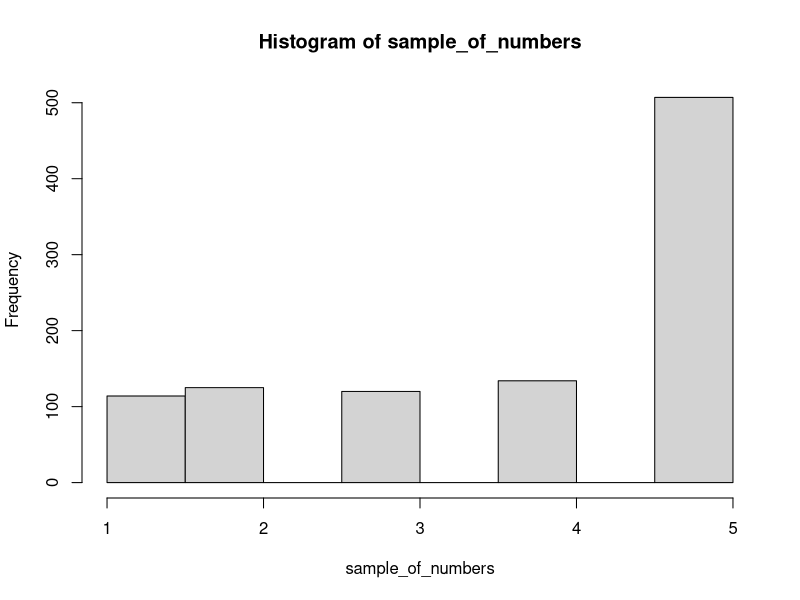
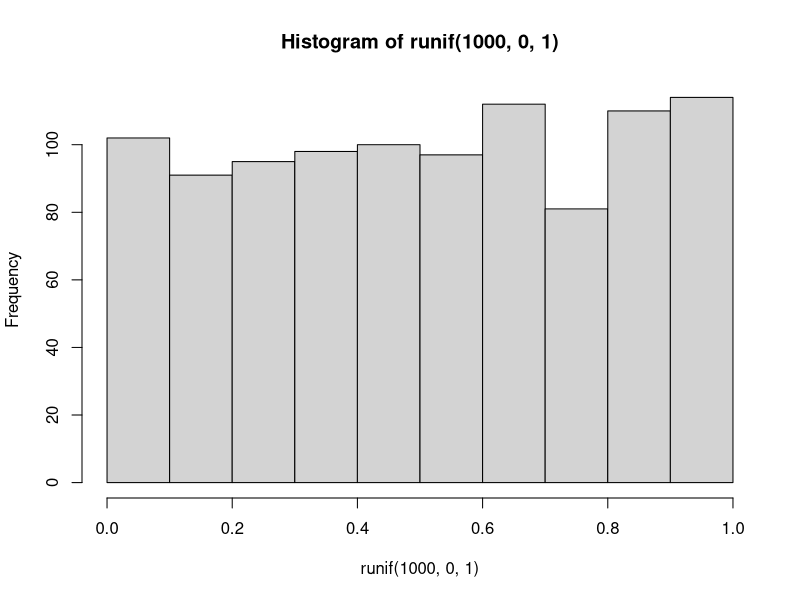
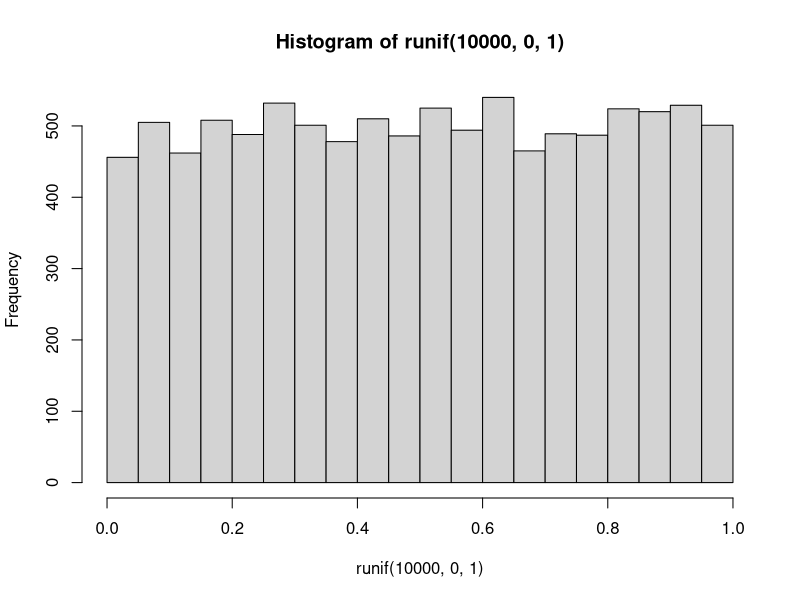
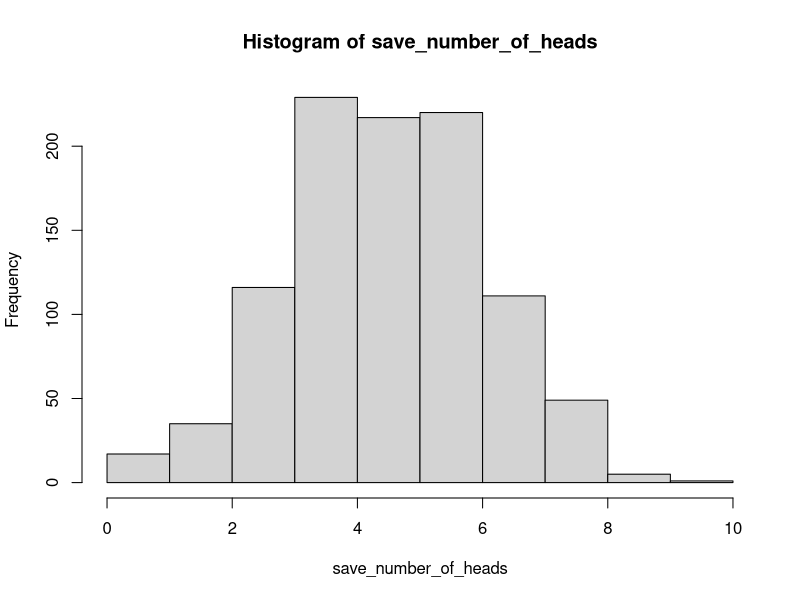
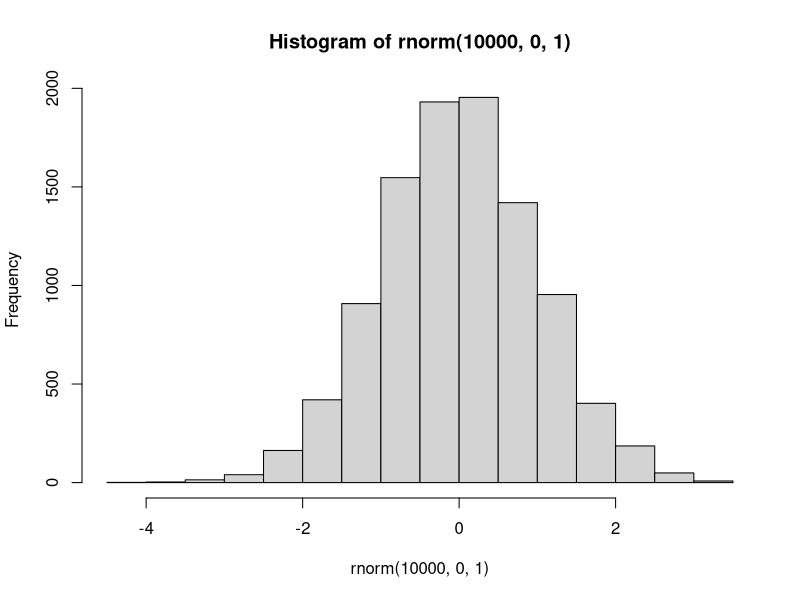
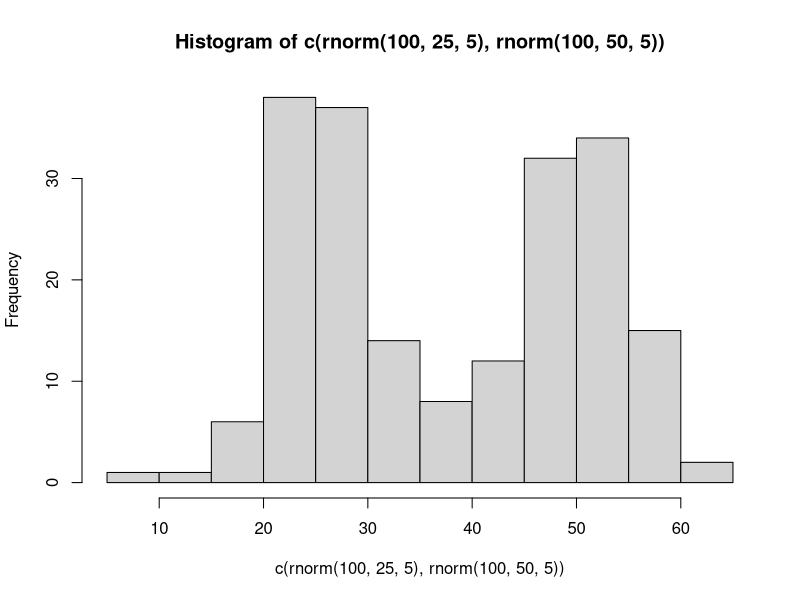
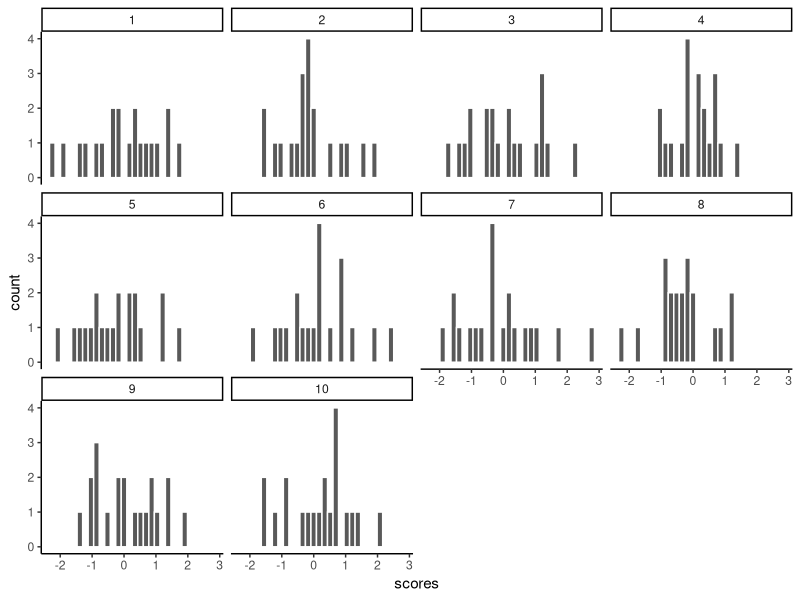
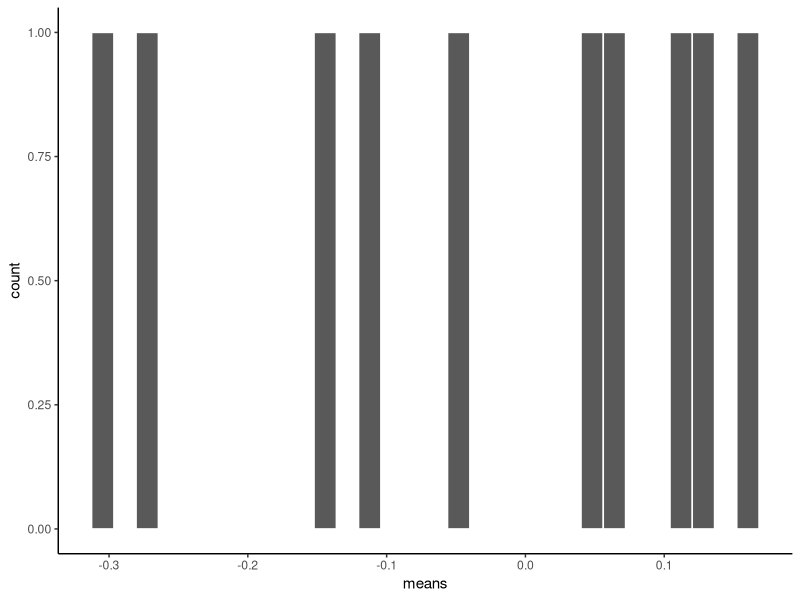

These figures' R source, in order:
## ---- chunk 1
gumballs <- c("A","B")
sample_of_gumballs <-sample(gumballs, 10, replace=TRUE)
sample_of_gumballs
## ---- chunk 2
some_numbers <- c(1,2,3,4,5,5,5,5)
sample_of_numbers <-sample(some_numbers, 20, replace=TRUE)
sample_of_numbers
## ---- chunk 3
library(ggplot2)
some_numbers <- c(1,2,3,4,5,5,5,5)
sample_of_numbers <-sample(some_numbers, 1000, replace=TRUE)
hist(sample_of_numbers)

## ---- chunk 4
hist(runif(1000,0,1))
## ---- chunk 5
hist(runif(10000,0,1))
## ---- chunk 6
coin_flips <- rbinom(10,1,.5)
coin_flips

## ---- chunk 7
coin_flips <- rbinom(10,1,.5)
sum(coin_flips)
## ---- chunk 8
save_number_of_heads<-length(1000) # make an empty variable to save things in

for(i in 1:1000){
  save_number_of_heads[i] <- sum(rbinom(10,1,.5))
}

hist(save_number_of_heads)

## ---- chunk 9
hist(rnorm(10000,0,1))
## ---- chunk 10
hist( c( rnorm(100,25,5), rnorm(100,50,5)) )
## ---- chunk 11
scores <- rnorm(10*20,0,1)
samples <- rep(1:10,each=20)
my_df <- data.frame(samples,scores)
## ---- chunk 12
ggplot(my_df, aes(x=scores))+
  geom_histogram(color="white")+
  facet_wrap(~samples)+
  theme_classic()
## ---- chunk 13
library(dplyr)

sample_means <- my_df %>%
                group_by(samples) %>%
                summarise(means=mean(scores))

knitr::kable(sample_means)

## ---- chunk 14
 
 ggplot(sample_means, aes(x=means))+
  geom_histogram(color="white")+
  theme_classic()
 
## ---- chunk 15
mean(sample_means$means)
## ---- chunk 16
# get 1000 samples with 20 scores each

scores <- rnorm(1000*20,0,1)
samples <- rep(1:1000,each=20)
my_df <- data.frame(samples,scores)

# get the means of the samples

sample_means <- my_df %>%
                group_by(samples) %>%
                summarise(means=mean(scores))

# make a histogram

 ggplot(sample_means, aes(x=means))+
  geom_histogram(color="white")+
  theme_classic()


## ---- chunk 17
all_df<-data.frame()
for(i in 1:1000){
  sample<-rnorm(50,100,20)
  sample_mean<-mean(sample)
  sample_sd<-sd(sample)
  sample_max<-max(sample)
  sample_median<-median(sample)
  t_df<-data.frame(i,sample_mean,sample_sd,sample_max,sample_median)
  all_df<-rbind(all_df,t_df)
}

library(ggpubr)
a<-ggplot(all_df,aes(x=sample_mean))+
  geom_histogram(color="white")+
  theme_classic()
b<-ggplot(all_df,aes(x=sample_sd))+
  geom_histogram(color="white")+
  theme_classic()
c<-ggplot(all_df,aes(x=sample_max))+
  geom_histogram(color="white")+
  theme_classic()
d<-ggplot(all_df,aes(x=sample_median))+
  geom_histogram(color="white")+
  theme_classic()

ggarrange(a,b,c,d,
          ncol = 2, nrow = 2)

## ---- chunk 18
scores <- runif(100*1000,0,1)
samples <- rep(1:100,each=1000)
my_df <- data.frame(samples,scores)

ggplot(my_df[1:(10*1000),], aes(x=scores))+
  geom_histogram(color="white", bins=10)+
  facet_wrap(~samples)+
  theme_classic()+
  ylim(0,200)

## ---- chunk 19

sample_means <- my_df %>%
                group_by(samples) %>%
                summarise(means=mean(scores))

# make a histogram

 ggplot(sample_means, aes(x=means))+
  geom_histogram(color="white", bins=15)+
  theme_classic()


## ---- chunk 20
normal_dist <- dnorm(seq(-4,4,.1), 0, 1)
values <-seq(-4,4,.1)
normal_df <-data.frame(values,normal_dist)

ggplot(normal_df, aes(x=values,y=normal_dist))+
  geom_line()+
  theme_classic()


## ---- chunk 21
pnorm(0, mean = 0, sd= 1, lower.tail=FALSE)
## ---- chunk 22
pnorm(2, mean = 0, sd= 1, lower.tail=FALSE)
## ---- chunk 23
ps<-pnorm(c(-1,1), mean = 0, sd= 1, lower.tail=FALSE)
ps[1]-ps[2]
## ---- chunk 24
ps<-pnorm(c(1,2), mean = 0, sd= 1, lower.tail=FALSE)
ps[1]-ps[2]
## ---- chunk 25
ps<-pnorm(c(2,3), mean = 0, sd= 1, lower.tail=FALSE)
ps[1]-ps[2]
## ---- chunk 26
some_numbers <- rnorm(20,50,25)
## ---- chunk 27
my_mean <- mean(some_numbers)
my_sd <-sd(some_numbers)

print(my_mean)
print(my_sd)
## ---- chunk 28
differences<-some_numbers-my_mean
print(differences)
## ---- chunk 29
z_scores<-differences/my_sd
print(z_scores)
